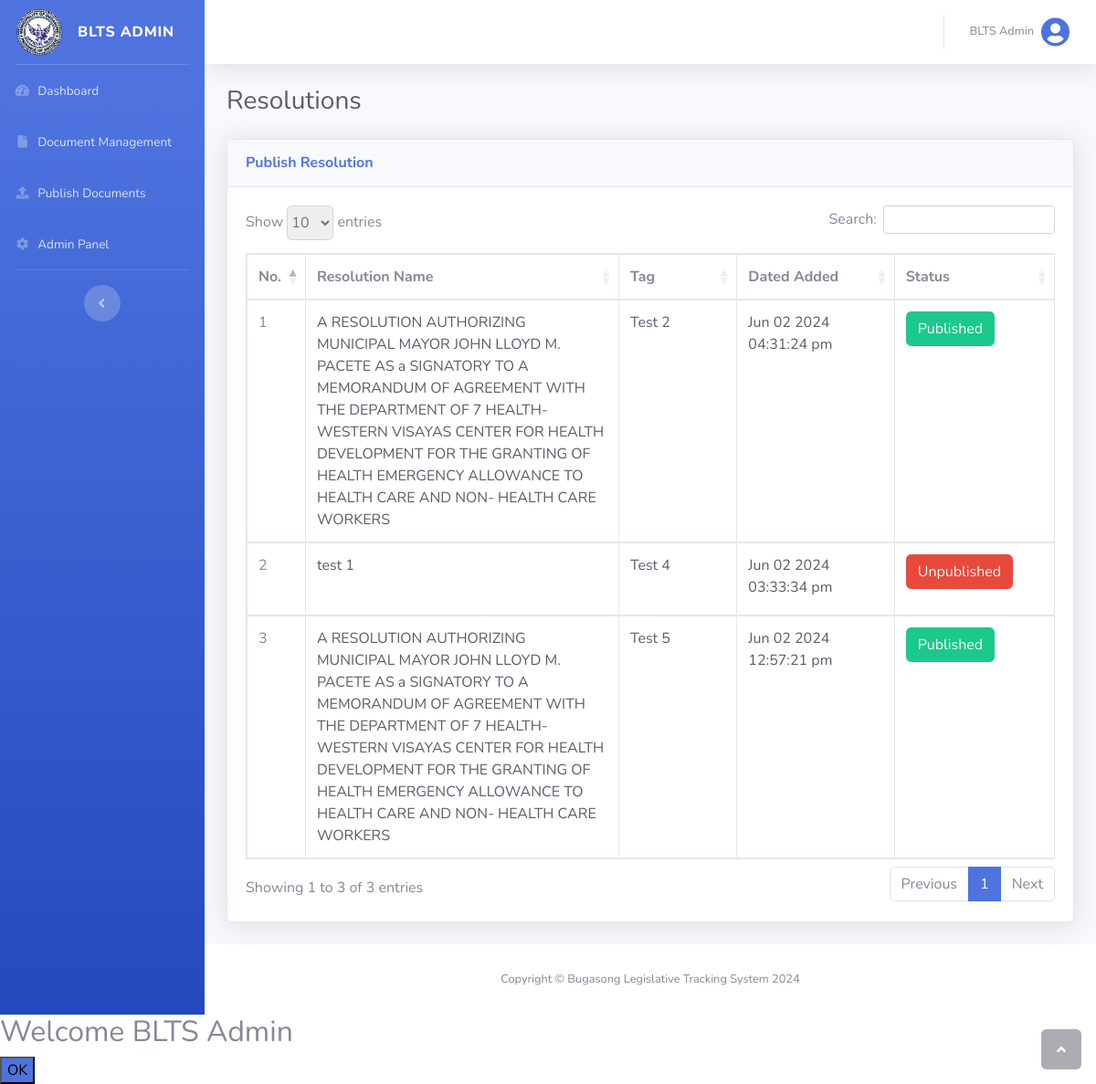
Before: /views/admin_resolution.php?publish (signed in) with the older database file.
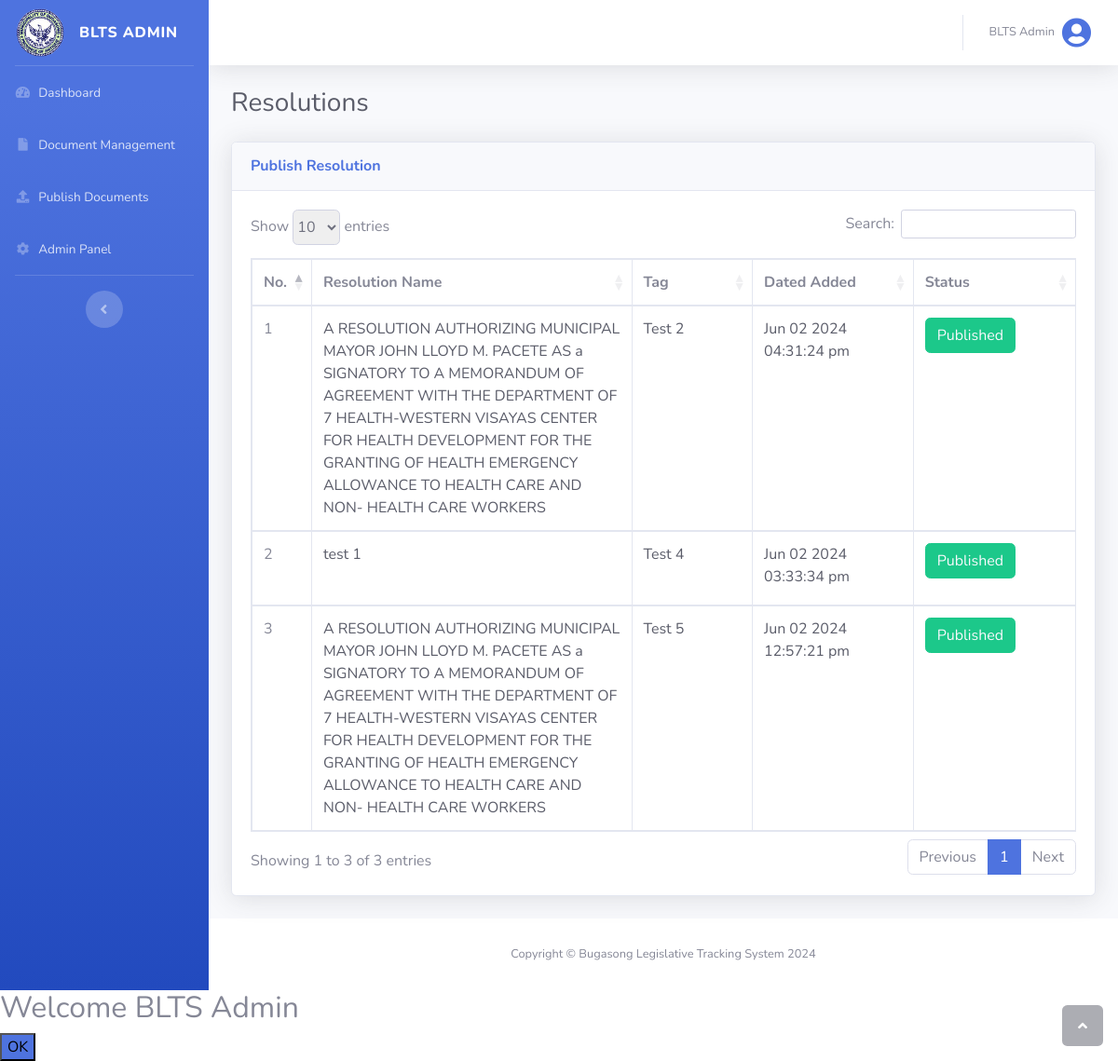
After: the same page with the newer database file.
### tables this page shows
CREATE TABLE `resolutions` (
  `resolution_id` int(255) NOT NULL,
  `user_id` int(255) NOT NULL,
  `tag_id` int(255) NOT NULL,
  `title` longtext NOT NULL,
  `resolutionNo` varchar(255) NOT NULL,
  `whereasClauses` longtext NOT NULL,
  `resolvingClauses` longtext NOT NULL,
  `optionalClauses` longtext NOT NULL,
  `approvalDetails` longtext NOT NULL,
  `file` varchar(255) NOT NULL,
  `date_added` datetime NOT NULL DEFAULT current_timestamp(),
  `status` int(255) NOT NULL DEFAULT 0
);

CREATE TABLE `tags` (
  `tag_id` int(255) NOT NULL,
  `tag_name` varchar(255) NOT NULL,
  `date_added` datetime NOT NULL DEFAULT current_timestamp()
);

### config/functions.php (called while the page is built, shortened)
<?php
function isAdmin()
{
    return isset($_SESSION['user_type']) && $_SESSION['user_type'] === 'admin';
}
function getAllResolutionsDesc($limit)
{
    return findAll('resolutions', 'resolution_id', 'DESC', $limit);
}
function getTagByID($id)
{
    return find('tags', ['tag_id' => $id]);
}

### config/database.php (called while the page is built, shortened)
<?php
$host = "localhost";
$username = "root";
$password = "";
$database = "blts";
$conn = mysqli_connect($host, $username, $password, $database);
function find($table, $conditions)
{
    global $conn;
    $sql = "SELECT * FROM $table WHERE ";
    $params = [];
    foreach ($conditions as $column => $value) {
        $sql .= "$column = ? AND ";
        $params[] = $value;
    }
    $sql = substr($sql, 0, -4);
    $stmt = mysqli_prepare($conn, $sql);
    $types = str_repeat("s", count($params));
    $stmt->bind_param($types, ...$params);
    $stmt->execute();
    $result = $stmt->get_result();
    return $result->fetch_assoc();
}
function findAll($table, $orderBy = null, $direction = 'ASC', $limit = null)
{
    global $conn;
    $sql = "SELECT * FROM $table";
    if ($orderBy === 'RAND()') {
        $sql .= " ORDER BY RAND()";
    } elseif ($orderBy) {
        $sql .= " ORDER BY $orderBy $direction";
    }
    $result = mysqli_query($conn, $sql);
    return mysqli_fetch_all($result, MYSQLI_ASSOC);
}

### views/admin_resolution.php (the view, shortened to what this page needs)
<?php
@include('header.php');
?>
<div id="content-wrapper" class="d-flex flex-column">
    <div id="content">
        <?php @include('top_navbar.php'); ?>
        <?php if (isAdmin()) : ?>
            <div class="container-fluid">
                <div class="d-sm-flex align-items-center justify-content-between mb-4">
                    <h1 class="h3 mb-0 text-gray-800">Resolutions</h1>
                </div>
                <div class="card shadow mb-4">
                    <div class="card-header py-3">
                        <?php if (isset($_GET['publish'])) : ?>
                            <h6 class="m-0 font-weight-bold text-primary">Publish Resolution</h6>
                        <?php endif; ?>
                    </div>
                    <div class="card-body">
                        <div class="table-responsive">
                            <table class="table table-bordered" id="dataTable1" width="100%" cellspacing="0">
                                <thead>
                                    <tr>
                                        <th style="width: 5%;">No.</th>
                                        <th style="width: 40%;">Resolution Name</th>
                                        <th style="width: 15%;">Tag</th>
                                        <th style="width: 20%;">Dated Added</th>
                                        <th style="width: 20%;"><?php if (isset($_GET['publish'])) : ?>Status<?php endif; ?><?php if (isset($_GET['manage'])) : ?>Action<?php endif; ?></th>
                                    </tr>
                                </thead>
                                <tbody>
                                    <?php $count = 1; ?>
                                    <?php foreach (getAllResolutionsDesc(null) as $resolution) :  ?>
                                        <tr>
                                            <td><?php echo $count++; ?></td>
                                            <td class="text-gray-800"><?php echo $resolution['title']; ?></td>
                                            <td class="text-gray-800"><?php echo isset(getTagByID($resolution['tag_id'])['tag_name']) ? getTagByID($resolution['tag_id'])['tag_name'] : ''; ?></td>
                                            <td class="text-gray-800"><?php echo date('M d Y h:i:s a', strtotime($resolution['date_added'])); ?></td>
                                            <td>
                                                <?php if (isset($_GET['publish'])) : ?>
                                                    <a class="status-button <?php echo ($resolution['status'] == '0') ? '' : 'unpublish'; ?>" href="../actions/admin_update.php?update_status=<?php echo $resolution['status']; ?>&resolution_id=<?php echo $resolution['resolution_id']; ?>"><?php echo ($resolution['status'] == '0') ? '<p class="text-light btn btn-danger ">Unpublished</p>' : '<p class="text-light btn btn-success">Published</p>' ?></a>
                                                <?php endif; ?>
                                            </td>
                                        </tr>
                                    <?php endforeach; ?>
                                </tbody>
                            </table>
                        </div>
                    </div>
                </div>
            </div>
        <?php else : redirect('dashboard', ''); ?>
        <?php endif; ?>
    </div>
    <footer class="sticky-footer bg-white">
        <div class="container my-auto">
            <div class="copyright text-center my-auto">
                <span>Copyright &copy; Bugasong Legislative Tracking System 2024</span>
            </div>
        </div>
    </footer>
</div>
<?php
@include('footer.php');
?>

Changed rows visible on the page:
changed resolutions "test 1": status "Unpublished" → "Published"
